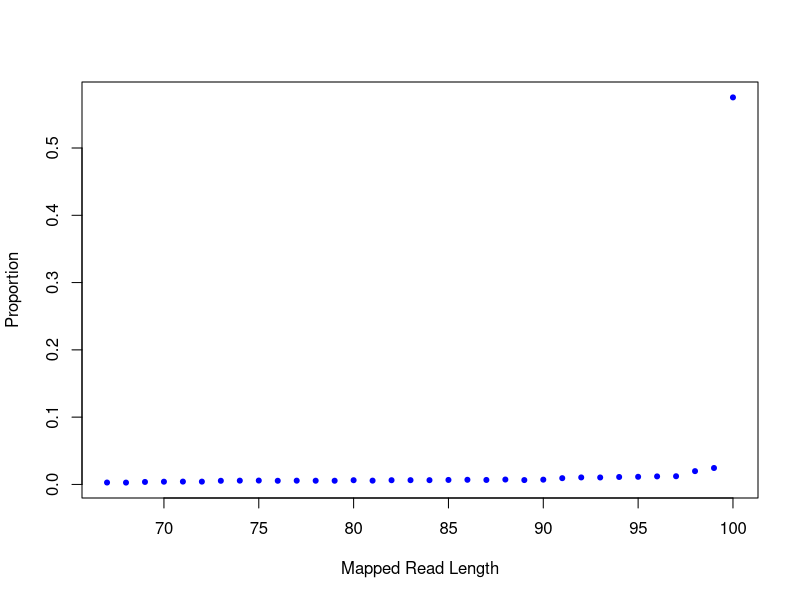

This figure's R source:
png("/sonas-hs/bsr/hpc/data/yjin/test_BAMqc/exp/test1/figs/smp0.readlen_profile.png",width=500,height=500,units="px")
readlen_val=c(67,68,69,70,71,72,73,74,75,76,77,78,79,80,81,82,83,84,85,86,87,88,89,90,91,92,93,94,95,96,97,98,99,100)
readlen_count=c(220,212,287,315,327,323,420,437,447,422,435,429,427,487,438,487,492,492,518,536,517,565,503,550,723,808,803,859,881,927,945,1535,1897,44685)
plot(readlen_val,(readlen_count/77686),pch=20,xlab="Mapped Read Length",ylab="Proportion",col="blue")
dev.state=dev.off()
